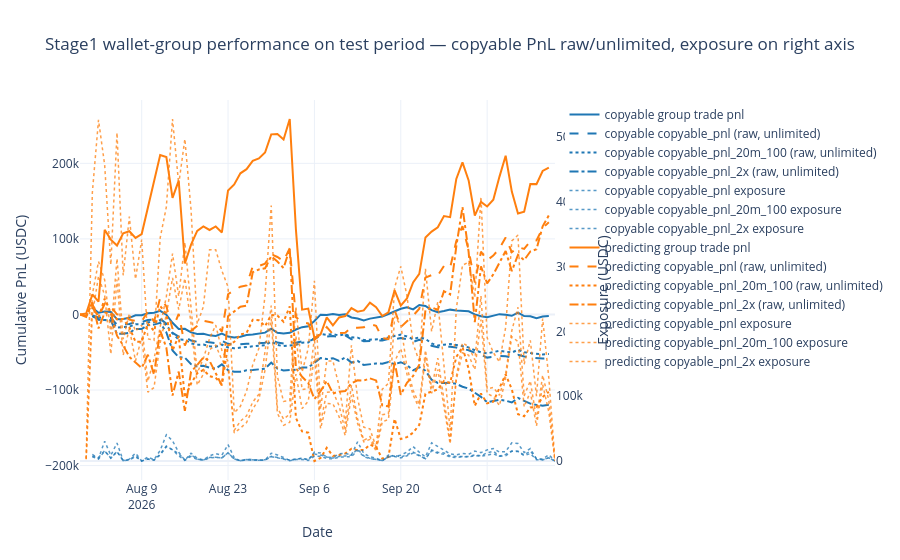

Here is the notebook cell this chart was saved with:
### Code cell
import plotly.graph_objects as go

from polymarket_analysis.visualization.wallet_plots import copyable_exposure_series

print(f"copyable_group wallets: {len(wallet_cohorts['copyable_group']):,}")
print(f"predicting_group wallets: {len(wallet_cohorts['predicting_group']):,}")

pd.set_option('display.max_rows', 100)

PNL_TO_QTY = {
    COPYABLE_PNL_BASE: "copyable_qty_5m_100",
    **{f"copyable_pnl_{k}": cfg["qty_col"] for k, cfg in COPYABLE_VARIANTS.items()},
}

plot_rows = []
exposure_rows = []
for group_label, cohort_name in [('copyable', 'copyable_group'), ('predicting', 'predicting_group')]:
    wallets = set(wallet_cohorts[cohort_name]['wallet'])
    group_trades = df_full[
        (df_full['wallet'].isin(wallets))
        & (~df_full['is_train'])
    ][['dt', 'side', 'price', 'pnl', 'last_condition_trade_ts', *COPYABLE_PNL_COLS, *PNL_TO_QTY.values()]].copy()

    # per-fill copy exposure (price × copyable qty, BUY only)
    for pnl_col, qty_col in PNL_TO_QTY.items():
        group_trades[f'{pnl_col}_exposure'] = np.where(
            group_trades[qty_col] > 0,
            group_trades['price'] * group_trades[qty_col],
            np.nan,
        )

    daily = (
        group_trades
        .assign(plot_dt=group_trades['dt'].dt.floor('D'))
        .groupby('plot_dt', as_index=False)[['pnl', *COPYABLE_PNL_COLS]]
        .sum()
        .sort_values('plot_dt')
        .reset_index(drop=True)
    )
    daily['cum_trade_pnl'] = daily['pnl'].cumsum()
    for c in COPYABLE_PNL_COLS:
        daily[f'cum_{c}'] = daily[c].cumsum()
    daily['wallet_group'] = group_label
    plot_rows.append(daily)

    for c in COPYABLE_PNL_COLS:
        exp = copyable_exposure_series(group_trades, f'{c}_exposure', bucket_freq='D')
        exp['wallet_group'] = group_label
        exp['variant'] = c
        exposure_rows.append(exp)

group_perf = pd.concat(plot_rows, ignore_index=True)
group_exposure = pd.concat(exposure_rows, ignore_index=True)

fig = go.Figure()
colors = {'copyable': '#1f77b4', 'predicting': '#ff7f0e'}
dashes = ['dash', 'dot', 'dashdot']
for group_label in ['copyable', 'predicting']:
    g = group_perf[group_perf['wallet_group'] == group_label]
    fig.add_trace(
        go.Scatter(
            x=g['plot_dt'],
            y=g['cum_trade_pnl'],
            mode='lines',
            name=f'{group_label} group trade pnl',
            line=dict(color=colors[group_label], width=2),
        )
    )
    for i, c in enumerate(COPYABLE_PNL_COLS):
        fig.add_trace(
            go.Scatter(
                x=g['plot_dt'],
                y=g[f'cum_{c}'],
                mode='lines',
                name=f'{group_label} {c} (raw, unlimited)',
                line=dict(color=colors[group_label], width=2, dash=dashes[i % len(dashes)]),
            )
        )
    for c in COPYABLE_PNL_COLS:
        e = group_exposure[
            (group_exposure['wallet_group'] == group_label)
            & (group_exposure['variant'] == c)
        ]
        fig.add_trace(
            go.Scatter(
                x=e['dt'],
                y=e['exposure'],
                mode='lines',
                name=f'{group_label} {c} exposure',
                line=dict(color=colors[group_label], width=1.5, dash='dot'),
                opacity=0.75,
                yaxis='y2',
            )
        )

fig.update_layout(
    title='Stage1 wallet-group performance on test period — copyable PnL raw/unlimited, exposure on right axis',
    xaxis_title='Date',
    yaxis_title='Cumulative PnL (USDC)',
    yaxis2=dict(title='Exposure (USDC)', overlaying='y', side='right', showgrid=False),
    template='plotly_white',
)
fig.show()
